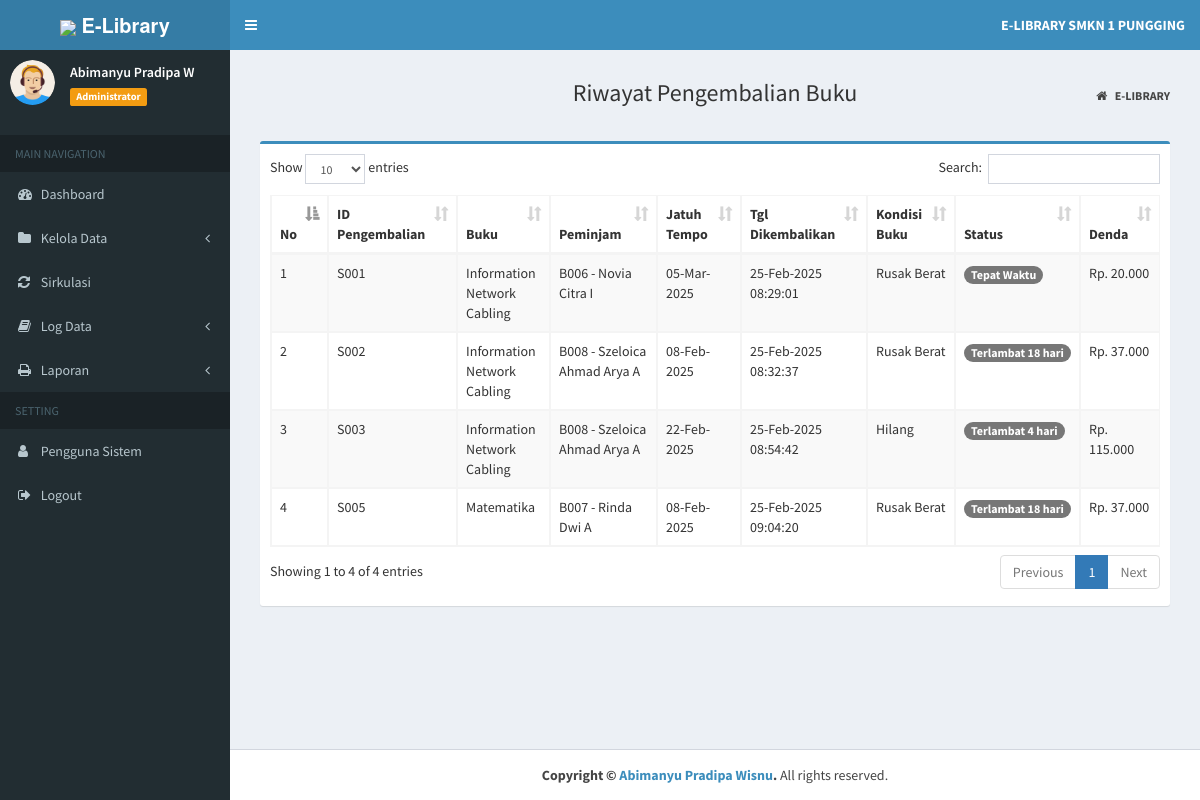
/index.php?page=log_kembali (signed in), run on the app's committed database.
### tables this page shows
CREATE TABLE `tb_sirkulasi` (
  `id_sk` varchar(20) NOT NULL,
  `id_buku` varchar(10) NOT NULL,
  `id_anggota` varchar(10) NOT NULL,
  `tgl_pinjam` date NOT NULL,
  `tgl_kembali` date NOT NULL,
  `tgl_dikembalikan` datetime NOT NULL DEFAULT CURRENT_TIMESTAMP,
  `status` enum('PIN','KEM') NOT NULL,
  `tgl_pengembalian` date DEFAULT NULL,
  `kondisi_buku` varchar(20) DEFAULT NULL,
  `denda` int DEFAULT '0'
);

CREATE TABLE `tb_buku` (
  `id_buku` varchar(10) NOT NULL,
  `judul_buku` varchar(30) NOT NULL,
  `pengarang` varchar(30) NOT NULL,
  `penerbit` varchar(30) NOT NULL,
  `th_terbit` year NOT NULL,
  `stok` int NOT NULL DEFAULT '0',
  `harga_beli` int NOT NULL
);

CREATE TABLE `tb_anggota` (
  `id_anggota` varchar(10) NOT NULL,
  `nama` varchar(70) NOT NULL,
  `jekel` enum('Laki-laki','Perempuan') NOT NULL,
  `kelas` varchar(50) NOT NULL,
  `no_hp` varchar(15) NOT NULL
);

### admin/log/log_kembali.php (the view, shortened to what this page needs)
<section class="content-header">
	<h1 style="text-align:center;">Riwayat Pengembalian Buku</h1>
	<ol class="breadcrumb">
		<li><a href="index.php"><i class="fa fa-home"></i> <b>E-LIBRARY</b></a></li>
	</ol>
</section><br>
<section class="content">
	<div class="box box-primary">
		<div class="box-body">
			<div class="table-responsive">
				<table id="example1" class="table table-bordered table-striped">
					<thead>
						<tr>
							<th>No</th>
							<th>ID Pengembalian</th>
							<th>Buku</th>
							<th>Peminjam</th>
							<th>Jatuh Tempo</th>
							<th>Tgl Dikembalikan</th>
							<th>Kondisi Buku</th>
							<th>Status</th>
							<th>Denda</th>
						</tr>
					</thead>
					<tbody>
						<?php
						$no = 1;
						$sql = $koneksi->query("SELECT
                                s.id_sk,
                                b.judul_buku,
                                a.id_anggota,
                                a.nama,
                                s.tgl_kembali,
                                s.tgl_dikembalikan,
                                COALESCE(s.kondisi_buku, 'Tidak Diketahui') AS kondisi_buku,
                                s.denda
                            FROM tb_sirkulasi s
                            LEFT JOIN tb_buku b ON s.id_buku = b.id_buku
                            LEFT JOIN tb_anggota a ON s.id_anggota = a.id_anggota
                            WHERE s.status = 'KEM'
                            ORDER BY s.tgl_dikembalikan ASC");
						while ($data = $sql->fetch_assoc()) {
							$tgl_kembali = !empty($data['tgl_kembali']) ? date("d-M-Y", strtotime($data['tgl_kembali'])) : '-';
							$tgl_dikembalikan = (!empty($data['tgl_dikembalikan']) && $data['tgl_dikembalikan'] != '0000-00-00')
								? date("d-M-Y H:i:s", strtotime($data['tgl_dikembalikan']))
								: '-';
							$terlambat_hari = (!empty($data['tgl_dikembalikan']) && strtotime($data['tgl_dikembalikan']) > strtotime($data['tgl_kembali']))
								? ceil((strtotime($data['tgl_dikembalikan']) - strtotime($data['tgl_kembali'])) / (60 * 60 * 24))
								: 0;
							$status = ($terlambat_hari > 0)
								? "<span class='badge badge-danger'>Terlambat $terlambat_hari hari</span>"
								: "<span class='badge badge-success'>Tepat Waktu</span>";
							$denda = number_format($data['denda'], 0, ',', '.');
							echo "<tr>
                                <td>{$no}</td>
                                <td>" . htmlspecialchars($data['id_sk']) . "</td>
                                <td>" . htmlspecialchars($data['judul_buku'] ?? 'Tidak Diketahui') . "</td>
                                <td>" . htmlspecialchars($data['id_anggota'] ?? 'Tidak Diketahui') . " - " . htmlspecialchars($data['nama'] ?? 'Tidak Diketahui') . "</td>
                                <td>{$tgl_kembali}</td>
                                <td>{$tgl_dikembalikan}</td>
                                <td>" . htmlspecialchars($data['kondisi_buku']) . "</td>
                                <td>{$status}</td>
                                <td>Rp. {$denda}</td>
                            </tr>";
							$no++;
						}
						?>
					</tbody>
				</table>
			</div>
		</div>
	</div>
</section>

### data on the page
tb_sirkulasi: id_sk "S001", id_buku.judul_buku "Information Network Cabling", id_anggota.id_anggota "B006", id_anggota.nama "Novia Citra I", tgl_kembali "05-Mar-2025", tgl_dikembalikan "25-Feb-2025 08:29:01", kondisi_buku "Rusak Berat", shows "Tepat Waktu", denda "20.000"
tb_sirkulasi: id_sk "S002", id_buku.judul_buku "Information Network Cabling", id_anggota.id_anggota "B008", id_anggota.nama "Szeloica Ahmad Arya A", tgl_kembali "08-Feb-2025", tgl_dikembalikan "25-Feb-2025 08:32:37", kondisi_buku "Rusak Berat", terlambat_hari "18", denda "37.000"
tb_sirkulasi: id_sk "S003", id_buku.judul_buku "Information Network Cabling", id_anggota.id_anggota "B008", id_anggota.nama "Szeloica Ahmad Arya A", tgl_kembali "22-Feb-2025", tgl_dikembalikan "25-Feb-2025 08:54:42", kondisi_buku "Hilang", terlambat_hari "4", denda "115.000"
tb_sirkulasi: id_sk "S005", id_buku.judul_buku "Matematika", id_anggota.id_anggota "B007", id_anggota.nama "Rinda Dwi A", tgl_kembali "08-Feb-2025", tgl_dikembalikan "25-Feb-2025 09:04:20", kondisi_buku "Rusak Berat", terlambat_hari "18", denda "37.000"

### other printed values
$data_nama "Abimanyu Pradipa W"
$data_level "Administrator"
